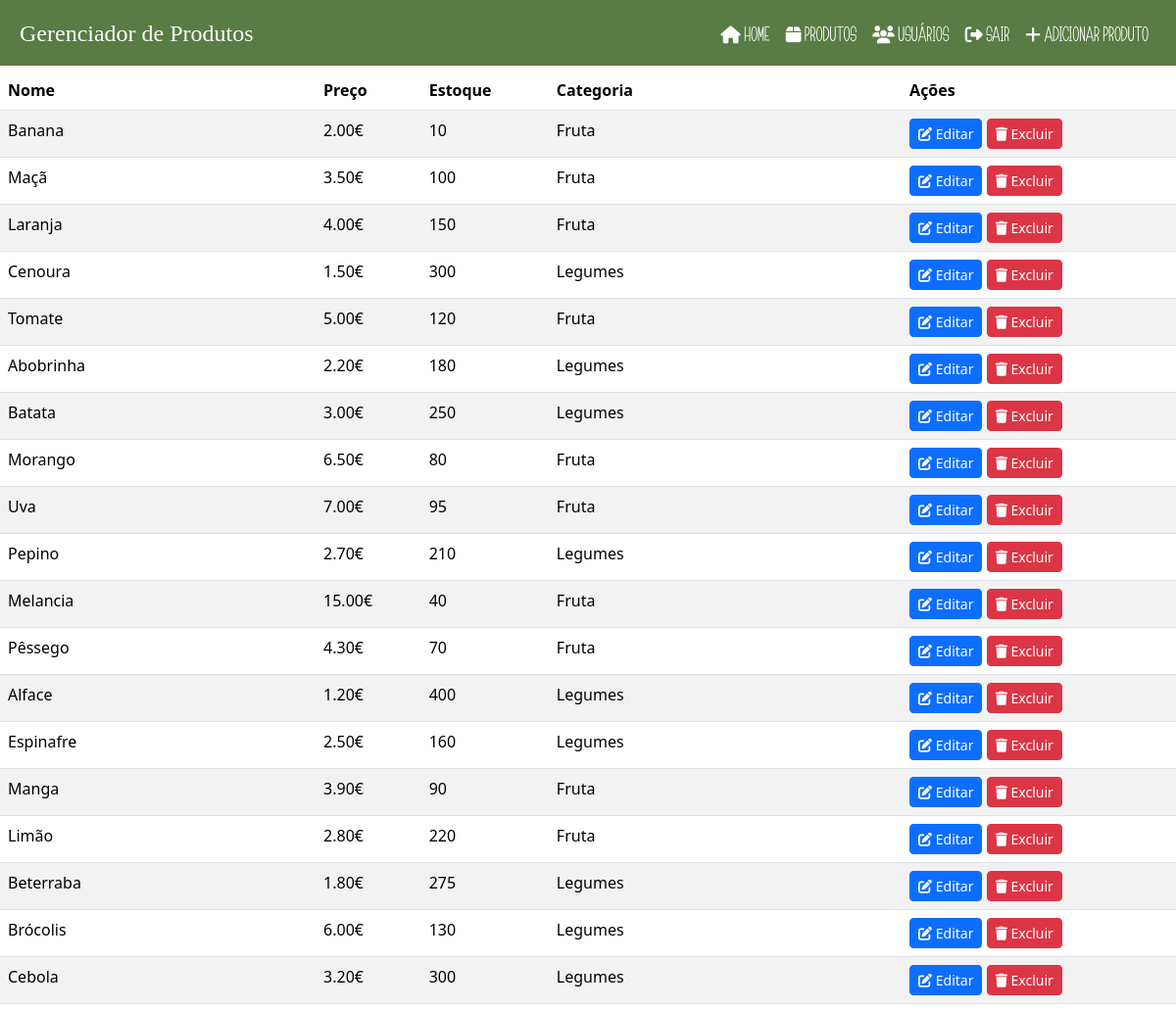
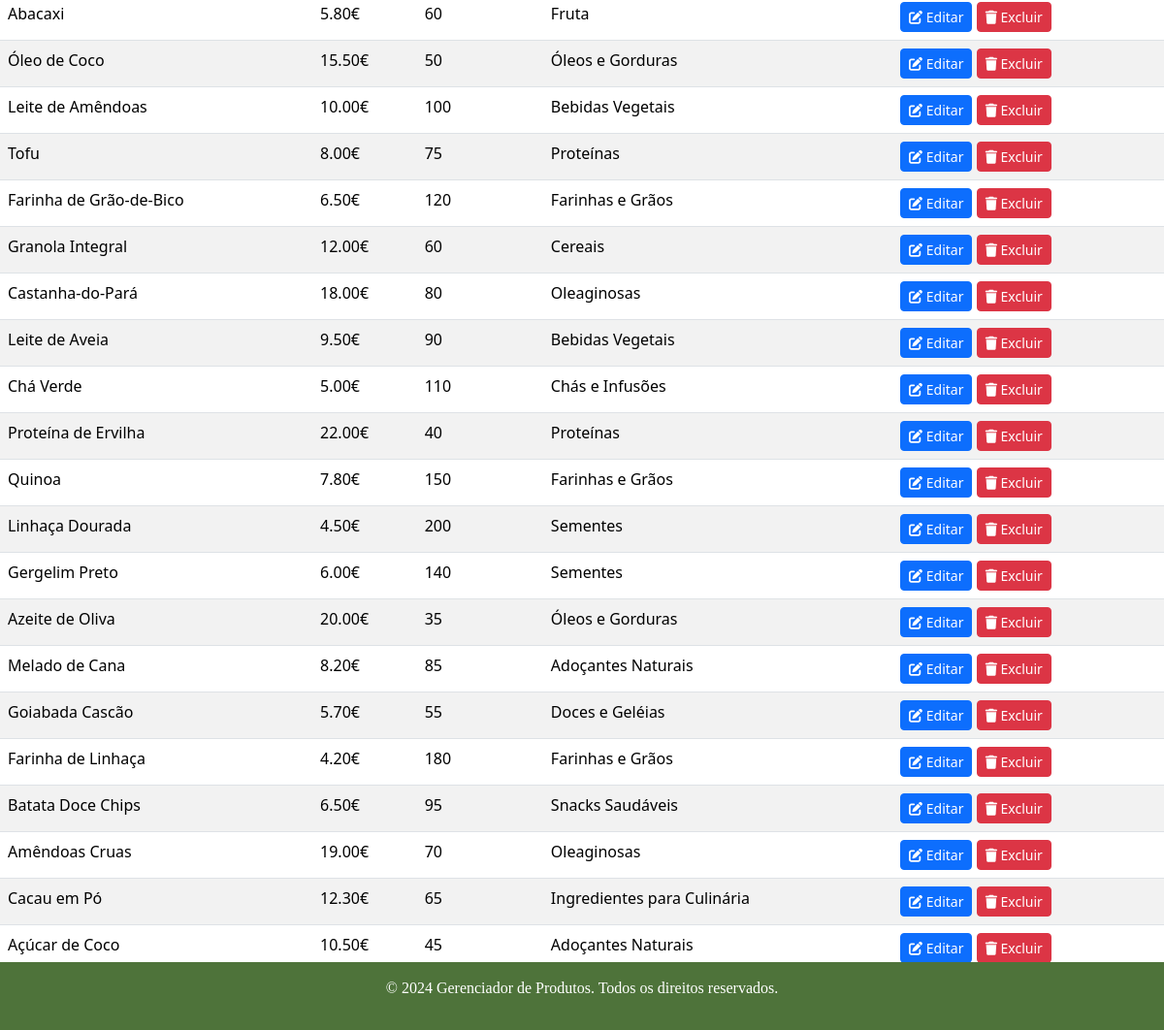
The page /admin.php (signed in) on the database its author committed (2 pictures, top to bottom).
### tables this page shows
CREATE TABLE `produtos` (
  `id` int(11) NOT NULL,
  `nome` varchar(100) NOT NULL,
  `preco` decimal(10,2) NOT NULL,
  `estoque` int(11) NOT NULL,
  `categoria` varchar(50) DEFAULT NULL
);

### admin.php (the view, shortened to what this page needs)
<?php
$conn = new mysqli('localhost', 'root', '', 'mercearia');
$result = $conn->query("SELECT * FROM produtos");
?>
 <!DOCTYPE html>
<html lang="pt-BR">
<head>
    <link href="https://cdn.jsdelivr.net/npm/bootstrap@5.3.3/dist/css/bootstrap.min.css" rel="stylesheet">
    <link rel="stylesheet" href="estilo.css">
</head>
<body>
<nav class="navbar navbar-expand-lg">
    <a class="navbar-brand" href="#">Gerenciador de Produtos</a>
    <div class="collapse navbar-collapse" id="navbarNav">
        <ul class="navbar-nav ms-auto">
            <li class="nav-item">
                <a class="nav-link" href="loja.php"><i class="fas fa-home"></i> Home</a>
            </li>
            <li class="nav-item">
                <a class="nav-link" href=""><i class="fas fa-box"></i> Produtos</a>
            </li>
            <li class="nav-item">
                <a class="nav-link" href="utilizadores.php"><i class="fas fa-users"></i> Usuários</a>
            </li>
            <li class="nav-item">
                <a class="nav-link" href="login.php"><i class="fas fa-sign-out-alt"></i> Sair</a>
            </li>
            <li class="nav-item">
                <a class="nav-link" href="gerenciar_produto.php?action=add">
                    <i class="fa-solid fa-plus"></i> Adicionar Produto
                </a>
            </li>
        </ul>
    </div>
</nav>
<br>
<div class="tabela-container mt-5">
    <table class="table table-striped">
        <thead>
            <tr>
                <th>Nome</th>
                <th>Preço</th>
                <th>Estoque</th>
                <th>Categoria</th>
                <th>Ações</th>
            </tr>
        </thead>
        <tbody>
            <?php while ($row = $result->fetch_assoc()) { ?>
                <tr id="produto-<?php echo $row['id']; ?>">
    <td id="nome-<?php echo $row['id']; ?>"><?php echo htmlspecialchars($row['nome']); ?></td>
    <td id="preco-<?php echo $row['id']; ?>"><?php echo htmlspecialchars($row['preco']); ?>€</td>
    <td id="estoque-<?php echo $row['id']; ?>"><?php echo htmlspecialchars($row['estoque']); ?></td>
    <td id="categoria-<?php echo $row['id']; ?>"><?php echo htmlspecialchars($row['categoria']); ?></td>
    <td>
    <button class="btn btn-primary btn-sm" onclick="window.location.href='gerenciar_produto.php?action=edit&id=<?php echo $row['id']; ?>'">
    <i class="fa-solid fa-pen-to-square"></i> Editar
</button>
<button class="btn btn-danger btn-sm" onclick="window.location.href='gerenciar_produto.php?action=delete&id=<?php echo $row['id']; ?>'">
    <i class="fa-solid fa-trash"></i> Excluir
</button>
    </td>
</tr>
            <?php } ?>
        </tbody>
    </table>
</div>
<footer class="footer">
    <p>© 2024 Gerenciador de Produtos. Todos os direitos reservados.</p>
  </footer>
</body>
</html>

### estilo.css (style rules this page uses)
.navbar { background-color: #587c44; overflow: hidden; display: flex; align-items: center; padding: 10px 20px; position: fixed; top: 0; width: 100%; z-index: 1; margin-bottom: 100px; }
.navbar-brand { font-family: minhaFonte; color: #ffffff; font-size: 24px; text-decoration: none; }
.navbar-nav .nav-link { color: #ffffff; font-family: minhaFonte2; padding: 10px 15px; text-decoration: none; font-size: 18px; }
.footer { background-color: #4E733A; color: #ffffff; text-align: center; padding: 15px 0; font-family: minhaFonte; font-size: 16px; position: fixed; width: 100%; bottom: 0; }
.tabela-container { margin-top: 300px; margin-bottom: 60px; }

### rows shown on the page
produtos: nome "Banana", preco "2.00", estoque "10", categoria "Fruta"
produtos: nome "Maçã", preco "3.50", estoque "100", categoria "Fruta"
produtos: nome "Laranja", preco "4.00", estoque "150", categoria "Fruta"
produtos: nome "Cenoura", preco "1.50", estoque "300", categoria "Legumes"
produtos: nome "Tomate", preco "5.00", estoque "120", categoria "Fruta"
produtos: nome "Abobrinha", preco "2.20", estoque "180", categoria "Legumes"
produtos: nome "Batata", preco "3.00", estoque "250", categoria "Legumes"
produtos: nome "Morango", preco "6.50", estoque "80", categoria "Fruta"
produtos: nome "Uva", preco "7.00", estoque "95", categoria "Fruta"
produtos: nome "Pepino", preco "2.70", estoque "210", categoria "Legumes"
produtos: nome "Melancia", preco "15.00", estoque "40", categoria "Fruta"
produtos: nome "Pêssego", preco "4.30", estoque "70", categoria "Fruta"
produtos: nome "Alface", preco "1.20", estoque "400", categoria "Legumes"
produtos: nome "Espinafre", preco "2.50", estoque "160", categoria "Legumes"
produtos: nome "Manga", preco "3.90", estoque "90", categoria "Fruta"
produtos: nome "Limão", preco "2.80", estoque "220", categoria "Fruta"
produtos: nome "Beterraba", preco "1.80", estoque "275", categoria "Legumes"
produtos: nome "Brócolis", preco "6.00", estoque "130", categoria "Legumes"
produtos: nome "Cebola", preco "3.20", estoque "300", categoria "Legumes"
produtos: nome "Abacaxi", preco "5.80", estoque "60", categoria "Fruta"
produtos: nome "Óleo de Coco", preco "15.50", estoque "50", categoria "Óleos e Gorduras"
produtos: nome "Leite de Amêndoas", preco "10.00", estoque "100", categoria "Bebidas Vegetais"
produtos: nome "Tofu", preco "8.00", estoque "75", categoria "Proteínas"
produtos: nome "Farinha de Grão-de-Bico", preco "6.50", estoque "120", categoria "Farinhas e Grãos"
produtos: nome "Granola Integral", preco "12.00", estoque "60", categoria "Cereais"
produtos: nome "Castanha-do-Pará", preco "18.00", estoque "80", categoria "Oleaginosas"
produtos: nome "Leite de Aveia", preco "9.50", estoque "90", categoria "Bebidas Vegetais"
produtos: nome "Chá Verde", preco "5.00", estoque "110", categoria "Chás e Infusões"
produtos: nome "Proteína de Ervilha", preco "22.00", estoque "40", categoria "Proteínas"
produtos: nome "Quinoa", preco "7.80", estoque "150", categoria "Farinhas e Grãos"
produtos: nome "Linhaça Dourada", preco "4.50", estoque "200", categoria "Sementes"
produtos: nome "Gergelim Preto", preco "6.00", estoque "140", categoria "Sementes"
produtos: nome "Azeite de Oliva", preco "20.00", estoque "35", categoria "Óleos e Gorduras"
produtos: nome "Melado de Cana", preco "8.20", estoque "85", categoria "Adoçantes Naturais"
produtos: nome "Goiabada Cascão", preco "5.70", estoque "55", categoria "Doces e Geléias"
produtos: nome "Farinha de Linhaça", preco "4.20", estoque "180", categoria "Farinhas e Grãos"
produtos: nome "Batata Doce Chips", preco "6.50", estoque "95", categoria "Snacks Saudáveis"
produtos: nome "Amêndoas Cruas", preco "19.00", estoque "70", categoria "Oleaginosas"
produtos: nome "Cacau em Pó", preco "12.30", estoque "65", categoria "Ingredientes para Culinária"
produtos: nome "Açúcar de Coco", preco "10.50", estoque "45", categoria "Adoçantes Naturais"
